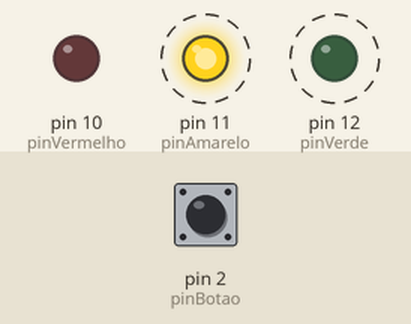
A program run on a simulated Arduino Uno, built with avr-gcc and run on an emulated ATmega328P. Shown: output pins drawn as LEDs (lit = HIGH). Dashed ring = blinking. The inputs (shaded band) are chosen by the test bench; at power-on: pin 2 (pinBotao) HIGH.

Above: at 1.2 s.
1.3 s: pin 2 (pinBotao) pulled LOW for 0.15 s
At 2.8 s:
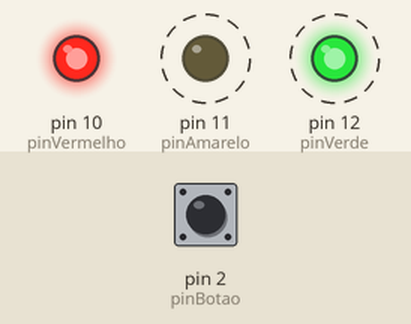
4.4 s: pin 2 (pinBotao) pulled LOW for 1 s
At 6.8 s:
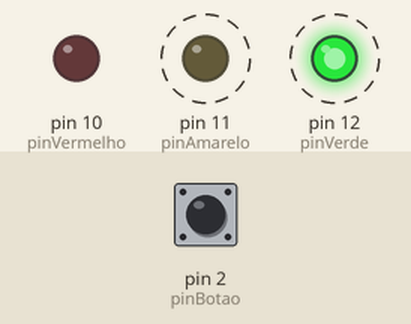
8.4 s: pin 2 (pinBotao) pulled LOW for 3.2 s
At 13.6 s:
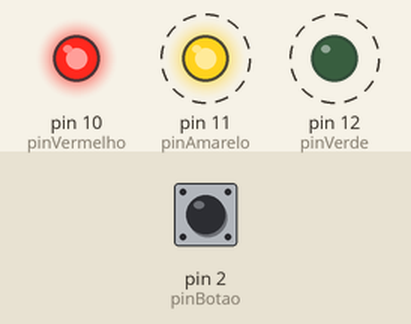
Timing chart, 0 to 20.6 s (numbered marks = the images above; inputs shaded):
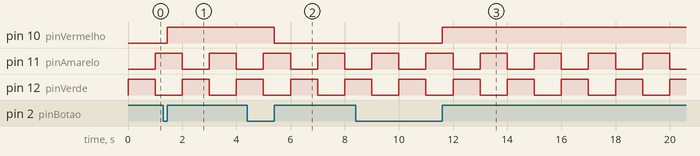

The program:

main.cpp
```cpp
#include <Arduino.h>

#define pinVerde 12
#define pinAmarelo 11
#define pinVermelho 10
#define pinBotao 2

void botaoAcionado();

void botaoAcionado()
{

	static bool estado = LOW;
	static unsigned long delayEstado;

	if ((millis() - delayEstado) > 100) {
		estado = !estado;
		delayEstado = millis();
	}

	digitalWrite(pinVermelho, estado);
}

void setup()
{
	pinMode(pinVerde, OUTPUT);
	pinMode(pinAmarelo, OUTPUT);
	pinMode(pinVermelho, OUTPUT);

	pinMode(pinBotao, INPUT_PULLUP);

	// Cria a interrupção
	attachInterrupt(digitalPinToInterrupt(pinBotao), botaoAcionado, RISING);
}

void loop()
{
	digitalWrite(pinVerde, HIGH);
	digitalWrite(pinAmarelo, LOW);
	delay(1000);

	digitalWrite(pinVerde, LOW);
	digitalWrite(pinAmarelo, HIGH);
	delay(1000);

	noInterrupts(); // Pausa às interrupções
	{
		// ... Código que será executado com às interrupções desligadas
	}
	interrupts(); // Retorna às interrupções

	//detachInterrupt(digitalPinToInterrupt(pinBotao)); // Deletando a interrupção

}
```

Measured:
- after the input at 1.3 s, pin 10 (pinVermelho): LOW → HIGH after 0.15 s
- after the input at 4.4 s, pin 10 (pinVermelho): HIGH → LOW after 1.0 s
- after the input at 8.4 s, pin 10 (pinVermelho): LOW → HIGH after 3.2 s
- by itself, pin 11 (pinAmarelo), pin 12 (pinVerde): alternates HIGH for 1.0 s and LOW for 1.0 s
